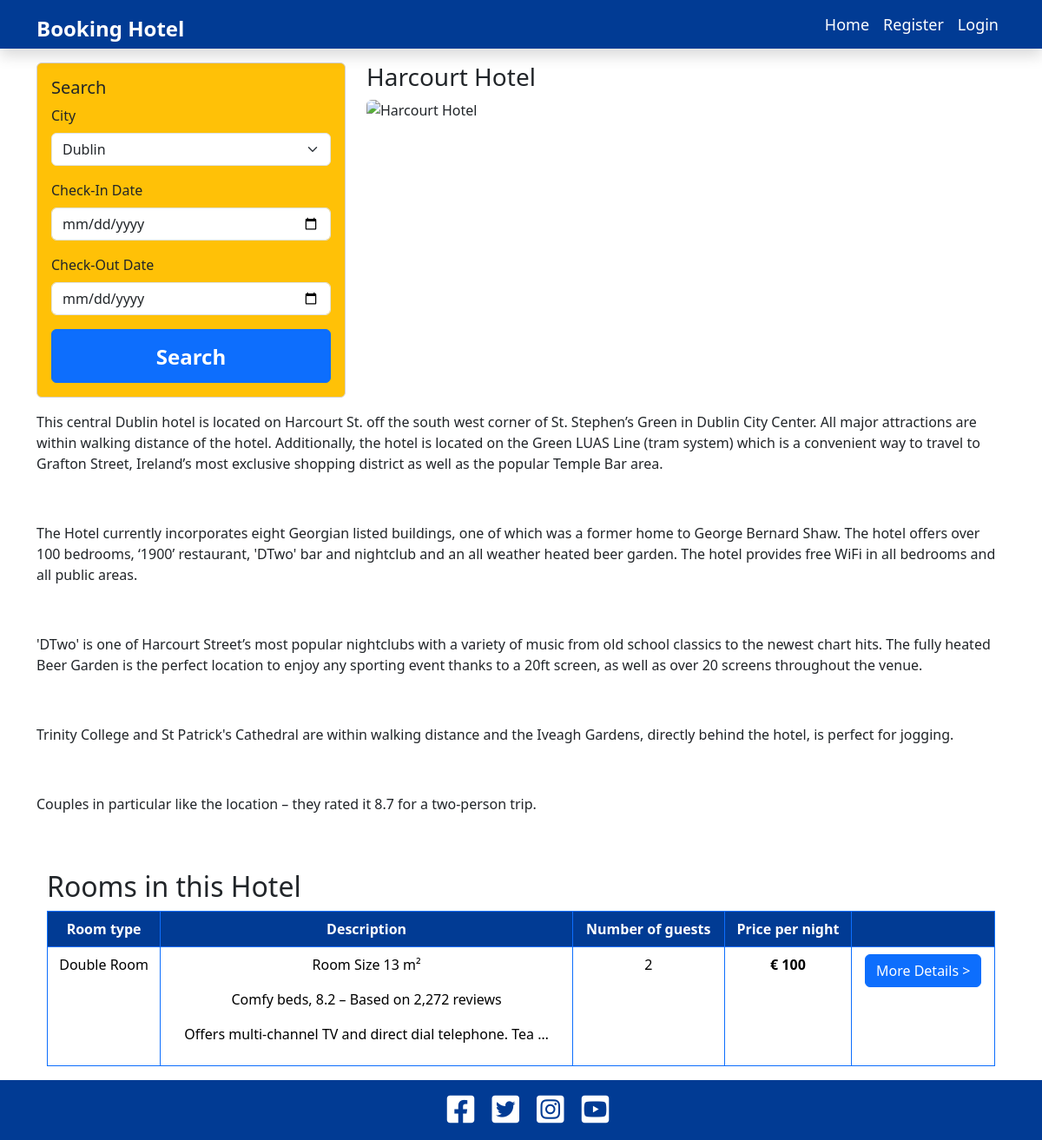
Screenshot of /hotel/harcourt-hotel/ with the database file from the repository.
### hotel/models.py (models this page shows, shortened)
class Hotel(models.Model):
    hotel_name = models.CharField(max_length=200, unique=True)
    slug = models.SlugField(max_length=200, unique=True)
    description_hotel = models.TextField()
    hotel_image = CloudinaryField("image", default="plaseholder")
    city = models.ForeignKey(City, on_delete=models.CASCADE)
    on_main = models.BooleanField(default=False, verbose_name="Show on Main Page")

class Room(models.Model):
    room_name = models.CharField(max_length=200, unique=True)
    slug = models.SlugField(max_length=200, unique=True)
    category = models.ForeignKey("Category", on_delete=models.CASCADE)
    price = models.DecimalField(max_digits=6, decimal_places=0)
    is_booked = models.BooleanField(default=False)
    capacity = models.IntegerField()
    description_room = models.TextField()
    room_image = CloudinaryField("image", default="plaseholder")
    facilities = models.ManyToManyField(Facilities, blank=True)
    hotel = models.ForeignKey(Hotel, on_delete=models.CASCADE)
    status = models.IntegerField(choices=STATUS, default=0)
    likes = models.ManyToManyField(User, related_name="room_likes", blank=True)
    on_main = models.BooleanField(default=False, verbose_name="Show on Main Page")

### hotel/views.py (the view)
# urls.py: path("hotel/<slug:slug>/", views.HotelDetail.as_view(), name="hotel_detail"),
class HotelDetail(DetailView):
    model = Hotel
    template_name = "hotel_detail.html"
    def get_context_data(self, **kwargs):
        context = super().get_context_data(**kwargs)
        context["cities"] = City.objects.all()
        context["hotels"] = Hotel.objects.all()
        return context

### templates/hotel_detail.html (shortened to what this page needs)
{% extends 'base.html' %}
{% load static %}
{% block content %}
<div class="container">
    <div class="row">
        <div class="col-md-4">
            <div class="card bg-warning mb-3 mt-3">
                <div class="card-body">
                    <h5 class="card-title">Search</h5>
                    <form method="post" action="{% url 'search' %}">
                        <div class="mb-3">
                            <label for="city" class="form-label">City</label>
                            <select class="form-select" id="city" name="city">
                                {% for city in cities %}
                                <option value="{{ city.id }}">{{ city.city_name }}</option>
                                {% endfor %}
                            </select>
                        </div>
                        <div class="mb-3">
                            <label for="checkin" class="form-label">Check-In Date</label>
                            <input type="date" class="form-control" id="checkin" name="checkin">
                        </div>
                        <div class="mb-3">
                            <label for="checkout" class="form-label">Check-Out Date</label>
                            <input type="date" class="form-control" id="checkout" name="checkout">
                        </div>
                        <button type="submit" class="btn btn-primary btn-block custom-search-btn">Search</button>
                    </form>
                </div>
            </div>
        </div>
        <div class="col-md-8">
            <div class="row">
                <div class="col-12 mt-3 mb-3">
                    <h3 class="post-title">{{ hotel.hotel_name }}</h3>
                    <img src="{{ hotel.hotel_image.url }}" alt="{{ hotel.hotel_name }}" class="img-fluid rounded-2">
                </div>
            </div>
        </div>
    </div>
    <div class="row">
        <div class="col-12">
            <div class="card-text">{{ hotel.description_hotel | safe }}</div>
        </div>
    </div>
    <div class="container mt-5">
        <h2>Rooms in this Hotel</h2>
        <table class="table table-bordered border-primary table-hover table-responsive text-center">
            <thead class="blue-hat">
                <tr>
                    <th scope="col">Room type</th>
                    <th scope="col">Description</th>
                    <th scope="col">Number of guests</th>
                    <th scope="col">Price per night</th>
                    <th scope="col"></th>
                </tr>
            </thead>
            <tbody>
                {% for room in object.room_set.all %}
                <tr>
                    <td>{{ room.room_name }}</td>
                    <td>{{ room.description_room | safe |truncatewords_html:20 }}</td>
                    <td>{{ room.capacity }}</td>
                    <td><strong>&euro; {{ room.price }}</strong></td>
                    <td>
                        <form method="get" action="{% url 'room_detail' room.slug %}"
                            class="d-flex justify-content-center">
                            <button type="submit" class="btn btn-primary">More Details ></button>
                        </form>
                    </td>
                </tr>
                {% endfor %}
            </tbody>
        </table>
    </div>
</div>
{% endblock content %}

### static/css/style.css (style rules this page uses)
body { background-color: #fff; padding-top: 56px; }
.main-bg { background-color: #fff; }
.btn-block { width: 100%; height: 62.41px; line-height: 62.41px; font-size: 16px; padding: 0; }
.blue-hat th { background-color: #013b94; color: white; }
.custom-search-btn { font-size: 24px; font-weight: bold; }
.card { border: 1px solid rgb(213, 210, 210); background-color: transparent; }

### rows the page displays
Hotel: hotel_name "Harcourt Hotel", description_hotel "This central Dublin hotel is located on Harcourt St. off the south west corner of St. Stephen’s Green in Dublin City Center. All major attractions are within walking distance of the hotel. Additionally, the hotel is located on the Green LUAS Line (tram system) which is a convenient way to travel to Grafton Street, Ireland’s most exclusive shopping district as well as the popular Temple Bar area. The Hotel currently incorporates eight Georgian listed buildings, one of which was a former home to George Bernard Shaw. The hotel offers over 100 bedrooms, ‘1900’ restaurant, 'DTwo' bar and nightclub and an all weather heated beer garden. The hotel provides free WiFi in all bedrooms and all public…"
Room: room_name "Double Room", description_room "Room Size 13 m² Comfy beds, 8.2 – Based on 2,272 reviews Offers multi-channel TV and direct dial telephone. Tea …", capacity "2", price "100"

### other values shown
form field city "Dublin"
